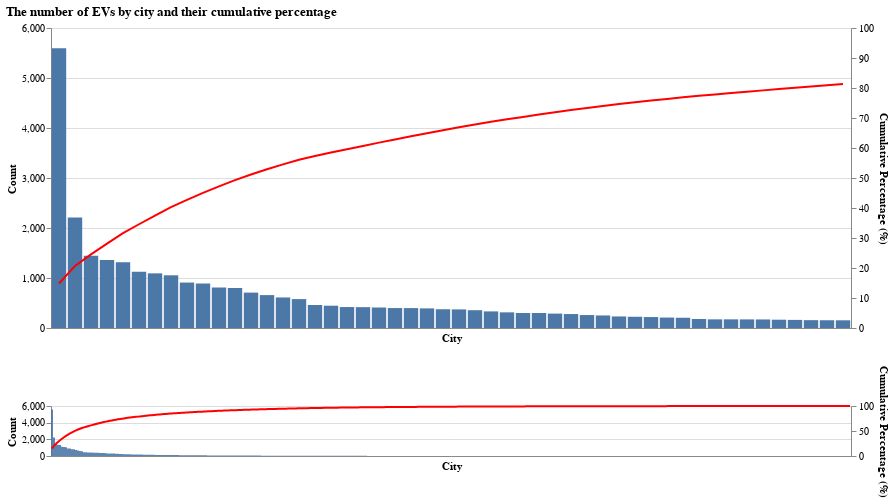

Notebook code for this chart:
### Markdown cell above
Another graph of EV possession by city.
Of all the cities in WA, most are concentrated in the top several, while others are distributed across the state. The curve is typical and meets our expectation of distribution as a long tail.

### Code cell
import altair as alt

import warnings
warnings.simplefilter(action='ignore', category=FutureWarning)  # for suppressing warnings produces by altair internal code

interval = alt.selection_interval(encodings=['x'], value=[{"City": x} for x in sales_city_count["City"].tolist()[:50]])

bar_base = alt.Chart(sales_city_count).mark_bar().encode(
    x=alt.X("City:O", sort="-y", axis=alt.Axis(labels=False, ticks=False)),
    y=alt.Y("Count:Q"),
    tooltip=["City", "Count"]
)

bar_chart = bar_base.encode(
    x=alt.X("City:O", sort="-y", axis=alt.Axis(labels=False, ticks=False), scale=alt.Scale(domain=interval)),
).transform_filter(
    interval
).properties(
    width=800,
    height=300
)

bar_view = bar_base.add_params(
    interval
).properties(
    width=800,
    height=50
)

line_base = alt.Chart(sales_city_count).mark_line(
    color="red"
).encode(
    x=alt.X("City:O", sort="-y"),
    y=alt.Y("Cumulative Percentage:Q", title="Cumulative Percentage (%)", scale=alt.Scale(domain=(0, 100))),
    tooltip=['Cumulative Percentage']
)

line_chart = line_base.encode(
    x=alt.X("City:O", sort="-y", scale=alt.Scale(domain=interval))
).transform_filter(
    interval
).properties(
    width=800,
    height=300
)

line_view = line_base.add_params(
    interval
).properties(
    width=800,
    height=50
)

((bar_chart + line_chart).resolve_scale(y="independent") & (bar_view + line_view).resolve_scale(y="independent")).properties(
    title="The number of EVs by city and their cumulative percentage"
)

### Figure 1 — Vega-Lite specification as saved in the notebook (floating-point values rounded to 4 significant figures; data arrays with more than 128 entries replaced by an {"elided": "..."} marker saying what was removed)
{"config": {"view": {"continuousWidth": 300, "continuousHeight": 300}}, "vconcat": [{"layer": [{"mark": {"type": "bar"}, "encoding": {"tooltip": [{"field": "City", "type": "nominal"}, {"field": "Count", "type": "quantitative"}], "x": {"axis": {"labels": false, "ticks": false}, "field": "City", "scale": {"domain": {"param": "param_1"}}, "sort": "-y", "type": "ordinal"}, "y": {"field": "Count", "type": "quantitative"}}, "transform": [{"filter": {"param": "param_1"}}]}, {"mark": {"type": "line", "color": "red"}, "encoding": {"tooltip": [{"field": "Cumulative Percentage", "type": "quantitative"}], "x": {"field": "City", "scale": {"domain": {"param": "param_1"}}, "sort": "-y", "type": "ordinal"}, "y": {"field": "Cumulative Percentage", "scale": {"domain": [0, 100]}, "title": "Cumulative Percentage (%)", "type": "quantitative"}}, "transform": [{"filter": {"param": "param_1"}}]}], "height": 300, "resolve": {"scale": {"y": "independent"}}, "width": 800}, {"layer": [{"mark": {"type": "bar"}, "encoding": {"tooltip": [{"field": "City", "type": "nominal"}, {"field": "Count", "type": "quantitative"}], "x": {"axis": {"labels": false, "ticks": false}, "field": "City", "sort": "-y", "type": "ordinal"}, "y": {"field": "Count", "type": "quantitative"}}, "name": "view_1"}, {"mark": {"type": "line", "color": "red"}, "encoding": {"tooltip": [{"field": "Cumulative Percentage", "type": "quantitative"}], "x": {"field": "City", "sort": "-y", "type": "ordinal"}, "y": {"field": "Cumulative Percentage", "scale": {"domain": [0, 100]}, "title": "Cumulative Percentage (%)", "type": "quantitative"}}}], "height": 50, "resolve": {"scale": {"y": "independent"}}, "width": 800}], "data": {"name": "data-25a53bd9761ca7c9fa025a5f57250d21"}, "params": [{"name": "param_1", "select": {"type": "interval", "encodings": ["x"]}, "value": [{"City": "SEATTLE"}, {"City": "BELLEVUE"}, {"City": "REDMOND"}, {"City": "BOTHELL"}, {"City": "VANCOUVER"}, {"City": "RENTON"}, {"City": "SAMMAMISH"}, {"City": "KIRKLAND"}, {"City": "KENT"}, {"City": "TACOMA"}, {"City": "OLYMPIA"}, {"City": "LYNNWOOD"}, {"City": "SPOKANE"}, {"City": "EVERETT"}, {"City": "AUBURN"}, {"City": "ISSAQUAH"}, {"City": "PUYALLUP"}, {"City": "FEDERAL WAY"}, {"City": "BELLINGHAM"}, {"City": "WOODINVILLE"}, {"City": "LAKE STEVENS"}, {"City": "SHORELINE"}, {"City": "SNOHOMISH"}, {"City": "MERCER ISLAND"}, {"City": "GIG HARBOR"}, {"City": "MAPLE VALLEY"}, {"City": "EDMONDS"}, {"City": "MARYSVILLE"}, {"City": "CAMAS"}, {"City": "LAKEWOOD"}, {"City": "BONNEY LAKE"}, {"City": "BREMERTON"}, {"City": "TUKWILA"}, {"City": "BAINBRIDGE ISLAND"}, {"City": "PORT ORCHARD"}, {"City": "BURIEN"}, {"City": "NEWCASTLE"}, {"City": "KENMORE"}, {"City": "LACEY"}, {"City": "SNOQUALMIE"}, {"City": "MONROE"}, {"City": "SEATAC"}, {"City": "RIDGEFIELD"}, {"City": "SPOKANE VALLEY"}, {"City": "UNIVERSITY PLACE"}, {"City": "RICHLAND"}, {"City": "MUKILTEO"}, {"City": "SOUTH HILL"}, {"City": "KENNEWICK"}, {"City": "COVINGTON"}], "views": ["view_1"]}], "title": "The number of EVs by city and their cumulative percentage", "$schema": "https://vega.github.io/schema/vega-lite/v5.8.0.json", "datasets": {"data-25a53bd9761ca7c9fa025a5f57250d21": {"elided": "400 records"}}}
